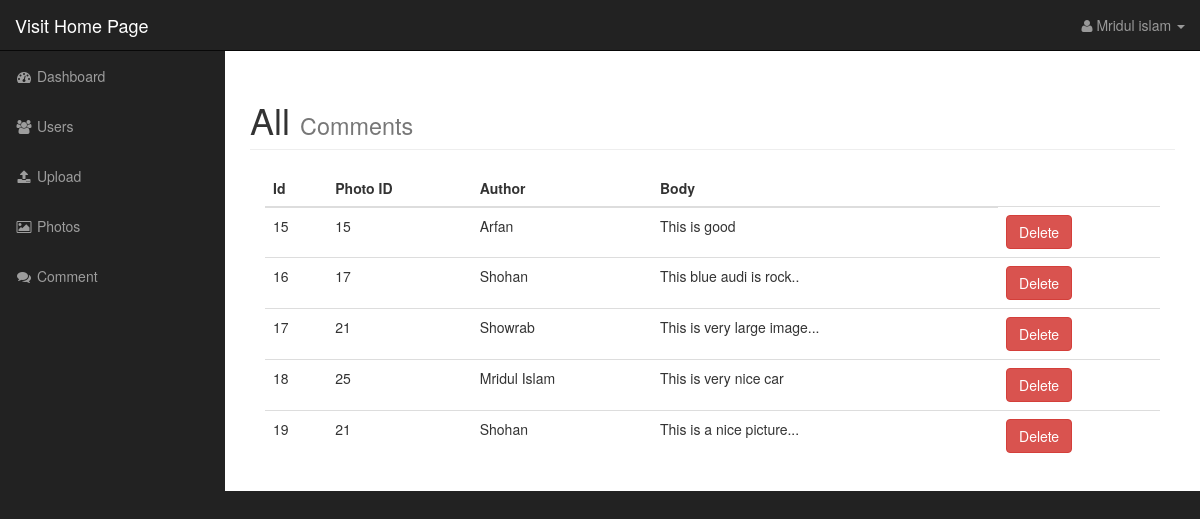
The page /admin/comments.php (signed in) on the database as committed earlier.
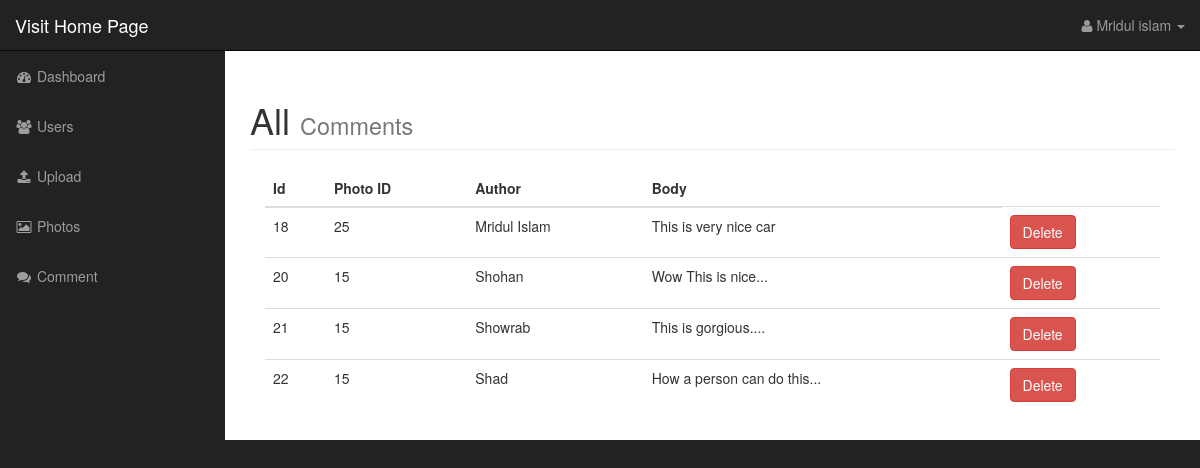
The same page on the database as committed later.
### tables this page shows
CREATE TABLE `comments` (
  `id` int(11) NOT NULL,
  `photo_id` int(11) NOT NULL,
  `author` varchar(255) NOT NULL,
  `body` text NOT NULL
);

### admin/includes/database.php (called while the page is built, shortened)
<?php
class Database {
	public $connection;
	public function open_db_connection(){
		$this->connection = new mysqli(DB_HOST, DB_USER, DB_PASS, DB_NAME);
	}
	public function query($sql){
		$result = $this->connection->query($sql);
		return $result;
	}
}
$database = new Database();
?>

### admin/includes/db_object.php (called while the page is built, shortened)
<?php
class Db_object {
	protected static $db_table;
	public static function find_all() {
		return static::find_by_query("SELECT * FROM " . static::$db_table);
	}
	public static function find_by_query($sql) {
		global $database;
		$result = $database->query($sql);
		$the_object_array = array();
		while($row = mysqli_fetch_array($result)){
			$the_object_array[] = static::instantiation($row);
		}
		return $the_object_array;
	}
	public static function instantiation($the_record) {
		$the_object = new $calling_class;
        foreach ($the_record as $the_attribute => $value) {
        	if($the_object->has_the_attribute($the_attribute)){
        		$the_object->$the_attribute = $value;
        	}
        }
        return $the_object;
	}
	private function has_the_attribute($the_attribute) {
		$properties = get_object_vars($this);
		return array_key_exists($the_attribute, $properties);
	}
}
?>

### admin/comments.php (the view, shortened to what this page needs)
<?php include("includes/admin_header.php"); ?>
<?php
$comments = Comment::find_all();
?>
            <?php include("includes/admin_top_nav.php"); ?>
            <?php include("includes/admin_side_nav.php"); ?>
        </nav>
        <div id="page-wrapper">
            <div class="container-fluid">
                <div class="row">
                    <div class="col-lg-12">
                        <h1 class="page-header">
                            All
                                <small>Comments</small>
                        </h1>
                        <div class="col-md-12">
                            <table class="table table-hover">
                                <thead>
                                    <tr>
                                        <th>Id</th>
                                        <th>Photo ID</th>
                                        <th>Author</th>
                                        <th>Body</th>
                                    </tr>
                                </thead>
                                <tbody>
                                <?php foreach($comments as $comment){  ?>
                                <tr>
                                    <td><?php echo $comment->id; ?></td>
                                    <td><?php echo $comment->photo_id; ?></td>
                                    <td><?php echo $comment->author; ?></td>
                                    <td><?php echo $comment->body; ?></td>
                                    <td><a href="delete_comment.php?id=<?php echo $comment->id;?>" class="btn btn-danger delete_link">Delete</a></td>
                                </tr>
                                <?php
                                }
                                ?>
                                </tbody>
                            </table>
                        </div>
                    </div>
                </div>
            </div>
        </div>
  <?php include("includes/admin_footer.php"); ?>

Rows that differ between the two databases and show on the page:
removed comments: id "15", photo "15", author "Arfan", body "This is good"
removed comments: id "16", photo "17", author "Shohan", body "This blue audi is rock.."
removed comments: id "17", photo "21", author "Showrab", body "This is very large image..."
removed comments: id "19", photo "21", author "Shohan", body "This is a nice picture..."
added comments: id "20", photo "15", author "Shohan", body "Wow This is nice..."
added comments: id "21", photo "15", author "Showrab", body "This is gorgious...."
added comments: id "22", photo "15", author "Shad", body "How a person can do this..."
